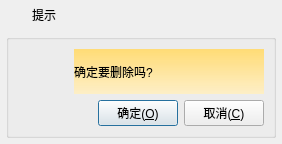
<?xml version="1.0" encoding="UTF-8"?>
<ui version="4.0">
 <class>frmMessageBox</class>
 <widget class="QDialog" name="frmMessageBox">
  <property name="geometry">
   <rect>
    <x>0</x>
    <y>0</y>
    <width>282</width>
    <height>144</height>
   </rect>
  </property>
  <layout class="QVBoxLayout" name="verticalLayout">
   <property name="spacing">
    <number>0</number>
   </property>
   <property name="leftMargin">
    <number>1</number>
   </property>
   <property name="topMargin">
    <number>1</number>
   </property>
   <property name="rightMargin">
    <number>1</number>
   </property>
   <property name="bottomMargin">
    <number>1</number>
   </property>
   <item>
    <widget class="QWidget" name="widget_title" native="true">
     <property name="sizePolicy">
      <sizepolicy hsizetype="Preferred" vsizetype="Fixed">
       <horstretch>0</horstretch>
       <verstretch>0</verstretch>
      </sizepolicy>
     </property>
     <property name="minimumSize">
      <size>
       <width>100</width>
       <height>28</height>
      </size>
     </property>
     <layout class="QHBoxLayout" name="horizontalLayout_2">
      <property name="spacing">
       <number>0</number>
      </property>
      <property name="leftMargin">
       <number>0</number>
      </property>
      <property name="topMargin">
       <number>0</number>
      </property>
      <property name="rightMargin">
       <number>0</number>
      </property>
      <property name="bottomMargin">
       <number>0</number>
      </property>
      <item>
       <widget class="QLabel" name="lab_Ico">
        <property name="sizePolicy">
         <sizepolicy hsizetype="Minimum" vsizetype="Preferred">
          <horstretch>0</horstretch>
          <verstretch>0</verstretch>
         </sizepolicy>
        </property>
        <property name="minimumSize">
         <size>
          <width>31</width>
          <height>0</height>
         </size>
        </property>
        <property name="text">
         <string/>
        </property>
        <property name="alignment">
         <set>Qt::AlignCenter</set>
        </property>
       </widget>
      </item>
      <item>
       <widget class="QLabel" name="lab_Title">
        <property name="sizePolicy">
         <sizepolicy hsizetype="Expanding" vsizetype="Preferred">
          <horstretch>0</horstretch>
          <verstretch>0</verstretch>
         </sizepolicy>
        </property>
        <property name="styleSheet">
         <string notr="true"/>
        </property>
        <property name="text">
         <string>提示</string>
        </property>
        <property name="alignment">
         <set>Qt::AlignLeading|Qt::AlignLeft|Qt::AlignVCenter</set>
        </property>
       </widget>
      </item>
      <item>
       <widget class="QWidget" name="widget_menu" native="true">
        <property name="sizePolicy">
         <sizepolicy hsizetype="Minimum" vsizetype="Preferred">
          <horstretch>0</horstretch>
          <verstretch>0</verstretch>
         </sizepolicy>
        </property>
        <layout class="QHBoxLayout" name="horizontalLayout">
         <property name="spacing">
          <number>0</number>
         </property>
         <property name="leftMargin">
          <number>0</number>
         </property>
         <property name="topMargin">
          <number>0</number>
         </property>
         <property name="rightMargin">
          <number>0</number>
         </property>
         <property name="bottomMargin">
          <number>0</number>
         </property>
         <item>
          <widget class="QPushButton" name="btnMenu_Close">
           <property name="sizePolicy">
            <sizepolicy hsizetype="Minimum" vsizetype="Expanding">
             <horstretch>0</horstretch>
             <verstretch>0</verstretch>
            </sizepolicy>
           </property>
           <property name="minimumSize">
            <size>
             <width>40</width>
             <height>0</height>
            </size>
           </property>
           <property name="cursor">
            <cursorShape>ArrowCursor</cursorShape>
           </property>
           <property name="focusPolicy">
            <enum>Qt::NoFocus</enum>
           </property>
           <property name="toolTip">
            <string>关闭</string>
           </property>
           <property name="text">
            <string/>
           </property>
           <property name="flat">
            <bool>true</bool>
           </property>
          </widget>
         </item>
        </layout>
       </widget>
      </item>
     </layout>
    </widget>
   </item>
   <item>
    <widget class="QWidget" name="widget_main" native="true">
     <property name="styleSheet">
      <string notr="true"/>
     </property>
     <layout class="QVBoxLayout" name="verticalLayout_2">
      <property name="spacing">
       <number>5</number>
      </property>
      <property name="leftMargin">
       <number>5</number>
      </property>
      <property name="topMargin">
       <number>5</number>
      </property>
      <property name="rightMargin">
       <number>5</number>
      </property>
      <property name="bottomMargin">
       <number>5</number>
      </property>
      <item>
       <widget class="QGroupBox" name="groupBox">
        <property name="title">
         <string/>
        </property>
        <layout class="QVBoxLayout" name="verticalLayout_3">
         <item>
          <layout class="QHBoxLayout" name="horizontalLayout_4">
           <item>
            <widget class="QLabel" name="labIcoMain">
             <property name="minimumSize">
              <size>
               <width>40</width>
               <height>40</height>
              </size>
             </property>
             <property name="maximumSize">
              <size>
               <width>40</width>
               <height>40</height>
              </size>
             </property>
             <property name="styleSheet">
              <string notr="true">border-image: url(:/image/info.png);</string>
             </property>
             <property name="text">
              <string/>
             </property>
            </widget>
           </item>
           <item>
            <spacer name="horizontalSpacer_2">
             <property name="orientation">
              <enum>Qt::Horizontal</enum>
             </property>
             <property name="sizeType">
              <enum>QSizePolicy::Minimum</enum>
             </property>
             <property name="sizeHint" stdset="0">
              <size>
               <width>10</width>
               <height>20</height>
              </size>
             </property>
            </spacer>
           </item>
           <item>
            <widget class="QLabel" name="labInfo">
             <property name="sizePolicy">
              <sizepolicy hsizetype="Expanding" vsizetype="Preferred">
               <horstretch>0</horstretch>
               <verstretch>0</verstretch>
              </sizepolicy>
             </property>
             <property name="styleSheet">
              <string notr="true">background-color: qlineargradient(spread:pad, x1:1, y1:1, x2:1, y2:0.006, stop:0 rgba(255, 239, 195, 229), stop:0.971751 rgba(255, 220, 120, 255));</string>
             </property>
             <property name="text">
              <string>确定要删除吗?</string>
             </property>
             <property name="scaledContents">
              <bool>false</bool>
             </property>
             <property name="wordWrap">
              <bool>true</bool>
             </property>
            </widget>
           </item>
          </layout>
         </item>
         <item>
          <layout class="QHBoxLayout" name="horizontalLayout_3">
           <item>
            <spacer name="horizontalSpacer">
             <property name="orientation">
              <enum>Qt::Horizontal</enum>
             </property>
             <property name="sizeHint" stdset="0">
              <size>
               <width>40</width>
               <height>20</height>
              </size>
             </property>
            </spacer>
           </item>
           <item>
            <widget class="QPushButton" name="btnOk">
             <property name="cursor">
              <cursorShape>PointingHandCursor</cursorShape>
             </property>
             <property name="focusPolicy">
              <enum>Qt::StrongFocus</enum>
             </property>
             <property name="styleSheet">
              <string notr="true"/>
             </property>
             <property name="text">
              <string>确定(&amp;O)</string>
             </property>
             <property name="icon">
              <iconset>
               <normaloff>:/image/btn_ok.png</normaloff>:/image/btn_ok.png</iconset>
             </property>
             <property name="iconSize">
              <size>
               <width>20</width>
               <height>20</height>
              </size>
             </property>
            </widget>
           </item>
           <item>
            <widget class="QPushButton" name="btnCancel">
             <property name="cursor">
              <cursorShape>PointingHandCursor</cursorShape>
             </property>
             <property name="focusPolicy">
              <enum>Qt::StrongFocus</enum>
             </property>
             <property name="styleSheet">
              <string notr="true"/>
             </property>
             <property name="text">
              <string>取消(&amp;C)</string>
             </property>
             <property name="icon">
              <iconset>
               <normaloff>:/image/btn_close.png</normaloff>:/image/btn_close.png</iconset>
             </property>
             <property name="iconSize">
              <size>
               <width>20</width>
               <height>20</height>
              </size>
             </property>
            </widget>
           </item>
          </layout>
         </item>
        </layout>
       </widget>
      </item>
     </layout>
    </widget>
   </item>
  </layout>
 </widget>
 <resources/>
 <connections/>
</ui>
